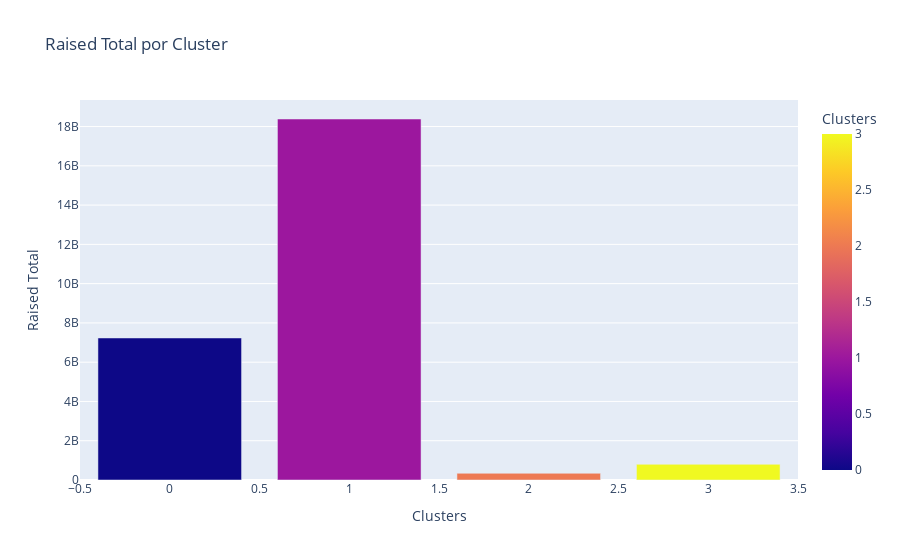

Notebook code for this chart:
### Code cell
# Use column names of df for the different parameters x, y, color, ...
fig = px.bar(dfRaisedClusters,x='Clusters', y='Raised Total', color = 'Clusters',
                 title="Raised Total por Cluster"
                )

fig.show()

### Figure 1 — Plotly figure (JSON) as saved in the notebook; plotly's stock layout.template omitted (floating-point values rounded to 4 significant figures)
{"data": [{"alignmentgroup": "True", "hovertemplate": "Clusters=%{marker.color}<br>Raised Total=%{y}<extra></extra>", "legendgroup": "", "marker": {"color": [0, 1, 2, 3], "coloraxis": "coloraxis", "pattern": {"shape": ""}}, "name": "", "offsetgroup": "", "orientation": "v", "showlegend": false, "textposition": "auto", "type": "bar", "x": [0, 1, 2, 3], "xaxis": "x", "y": [7233451877, 18384959752, 341600000.0, 799657991], "yaxis": "y"}], "layout": {"barmode": "relative", "coloraxis": {"colorbar": {"title": {"text": "Clusters"}}, "colorscale": [[0, "#0d0887"], [0.1111, "#46039f"], [0.2222, "#7201a8"], [0.3333, "#9c179e"], [0.4444, "#bd3786"], [0.5556, "#d8576b"], [0.6667, "#ed7953"], [0.7778, "#fb9f3a"], [0.8889, "#fdca26"], [1, "#f0f921"]]}, "legend": {"tracegroupgap": 0}, "title": {"text": "Raised Total por Cluster"}, "xaxis": {"anchor": "y", "domain": [0, 1], "title": {"text": "Clusters"}}, "yaxis": {"anchor": "x", "domain": [0, 1], "title": {"text": "Raised Total"}}}}
